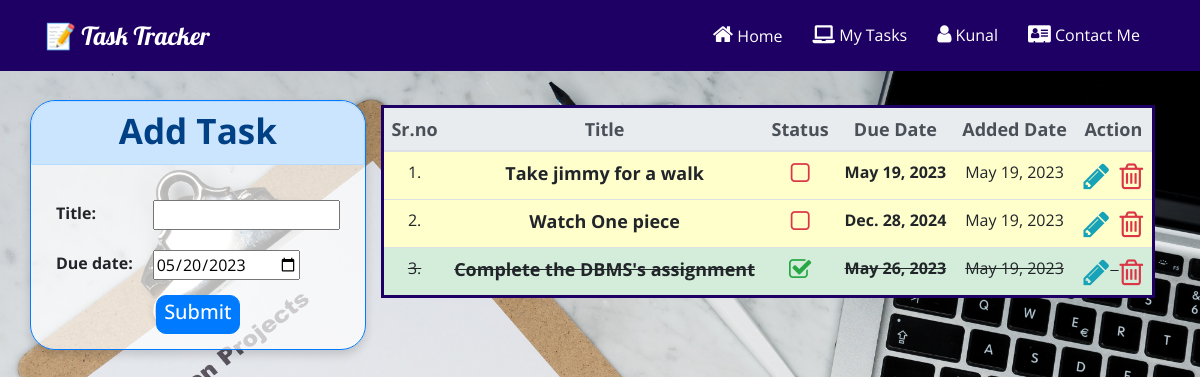
/neohome/ (signed in), run on the app's committed database.
### tasks/models.py (models this page shows)
class Tasks(models.Model):
    status_choices = [
        ('c', 'completed'),
        ('p', 'pending'),
    ]
    title = models.CharField(max_length=200)
    status = models.CharField(max_length=5, choices=status_choices, default='p')
    creation_date = models.DateField(auto_now_add=True)
    due_date = models.DateField(auto_now=False, auto_now_add=False, null=True, default=timezone.now())
    user = models.ForeignKey(User, on_delete=models.CASCADE)

### Task_Manager/views.py (the view)
# urls.py: path('neohome/', views.neohome, name="neohome"),
@login_required(login_url="login")
def neohome(req):
    if req.user.is_authenticated:
        user = req.user
        form = TaskForm()
        alltasks = Tasks.objects.filter(user = user).order_by('-status', 'due_date')
        return render(req, "neohome.html", {'form': form, 'tasks':alltasks})

### tasks/forms.py
class TaskForm(ModelForm):
    class Meta:
        model = Tasks
        widgets = {
            'due_date': DateInput(),
        }
        fields = ['title', 'due_date',]

### templates/neohome.html (shortened to what this page needs)
{% extends 'base.html' %}
{% load static %}
{% block middle_section %}
<div class="row p-0">
  <div class="col-xl-5 shadow mx-auto p-0 border border-primary outer" style="background-color: rgba(255, 255, 255, 0.7);">
    <div class="alert alert-primary mx-auto"><h2 class="bt-cst">Add Task</h2></div>
    <div class="p-4">
      <form method="POST" action="{% url 'createtask' %}">
        <table class="s-table">
          {{form.as_table}}
        </table>
        <div class = "text-center">
          <button type="submit" class="btn btn-primary btn-cst">
            <h2>Submit</h2>
          </button>
        </div>
      </form>
    </div>
  </div>
  <div class="col">
  {% if tasks %}
    <table class="table table-hover my-2 text-center" style="border: solid #1e0065;">
      <thead class="thead-light">
        <tr>
          <th style="font-size: large;">Sr.no</th>
          <th style="font-size: large;">Title</th>
          <th style="font-size: large;">Status</th>
          <th style="font-size: large;">Due Date</th>
          <th style="font-size: large;">Added Date</th>
          <th style="font-size: large;">Action</th>
        </tr>
      </thead>
      <tbody>
        {% for t in tasks %}
        <tr {% if t.status == 'c' %}style="text-decoration: line-through; background-color:#d4edda;" {% else %} style="background-color: #FFFFCC;" {% endif %}>
          <td>{{forloop.counter}}.</td>
          <th style="font-size: large;">{{t.title}}</th>
          <td>
            <a href="/changestatus/{{t.id}}">
              {% if t.status == 'p' %}
            <i class="fa fa-square-o text-danger btn m-0 p-0" data-toggle="tooltip" data-placement="bottom" title="Mark as complete" style="font-size:24px;"></i>
          {% else %}
          <i class="fa fa-check-square-o text-success btn m-0 p-0" data-toggle="tooltip" data-placement="bottom" title="Mark as pending" style="font-size:24px;"></i>
          {% endif %}
            </a>
          </td>
          <th>{{t.due_date}}</th>
          <td>{{t.creation_date}}</td>
          <td>
              <a href="/update/{{t.id}}"><i class="fa fa-pencil text-info btn m-0 p-0" data-toggle="tooltip" data-placement="bottom" title="Edit task" style="font-size:30px;"></i></a>&nbsp;
              <a href="/delete/{{t.id}}"><i class="fa fa-trash-o text-danger btn m-0 p-0" data-toggle="tooltip" data-placement="bottom" title="Delete task" style="font-size:30px;"></i></a>
          </td>
        </tr>
        {% endfor %}
      </tbody>
    </table>
    {% else %} <div class="boom text-center">
      <p class="display-4">No Tasks</p>
    </div> {% endif %}
  </div>
</div>
{% endblock middle_section %}

### templates/base.html (shortened to what this page needs)
{% load static %}
<!DOCTYPE html>
<html lang="en">
	<head>
		<link rel="stylesheet" href="{% static 'style.css' %}" />
		<link rel="stylesheet" href="https://use.fontawesome.com/releases/v5.15.4/css/all.css">
		<link rel='stylesheet' href='https://stackpath.bootstrapcdn.com/font-awesome/4.7.0/css/font-awesome.min.css'>
		<link rel='stylesheet' href='https://cdnjs.cloudflare.com/ajax/libs/bootstrap-datepicker/1.9.0/css/bootstrap-datepicker.standalone.min.css'>
	</head>
	<body>
		{% url 'home' as home %}
		{% url 'login' as login %}
		{% url 'signup' as signup %}
		{% url 'logout' as logout %}
		{% url 'neohome' as neohome %}
		{% url 'createtask' as createtask %}
		<header class="{% if request.path == home %}header-area overlay{% endif %}">
			<nav class="navbar navbar-expand-md navbar-dark {% if request.path != home %}set1{% endif %}">
				<div class="container">
					<a href="{% url 'home' %}" class="navbar-brand">📝 Task Tracker</a>
					<div id="main-nav" class="collapse navbar-collapse">
						<ul class="navbar-nav ml-auto">
							<li class="{% if request.path == home %}active{% endif %}">
								<a
									href="{% url 'home' %}"
									class="nav-item nav-link {% if request.path == home %}active{% endif %}"
									><i class="fa fa-home" aria-hidden="true" style='font-size:22px'></i> Home</a
								>
							</li>
							{% if request.user.is_authenticated %}
							<li>
								<a
									href="{% url 'neohome' %}"
									class="nav-item nav-link {% if request.path == neohome %}active{% endif %}"
									><i class="fas fa-laptop" style='font-size:18px'></i> My Tasks</a
								>
							</li>
							<li  class="dropdown">
								<a
									href="{% url 'profileupdate' %}"
									class="nav-item nav-link {% if request.path == profileupdate %}active{% endif %}"
									>
									<i class='fa fa-user' style='font-size:20px'></i> {% if request.user.first_name %}{{request.user.first_name}}{% else %}My Profile{% endif %}</a
								>
							</li>
							{% endif %}
							<li>
								<a
									href="https://www.linkedin.com/in/kunalvermait/"
									class="nav-item nav-link"
									target="_blank"
									><i class="fa fa-address-card" style='font-size:20px'></i></i> Contact Me</a
								>
							</li>
						</ul>
					</div>
				</div>
			</nav>
		</header>
		<section id="content" class="content">
			<div class="container">
				{% block middle_section %}
				{% endblock middle_section %}
			</div>
		</section>
	</body>
</html>

### style.css (style rules this page uses)
html { font-size: 62.5%; }
body { font-family: 'Open Sans', sans-serif; font-size: 1.6rem; font-weight: 400; position: relative; height: 100vh; background-image: url('img/banner.jpg'); background-attachment: fixed; background-position: center center; background-repeat: no-repear; background-size: cover; }
.navbar { position: absolute; left: 0; top: 0; padding: 0; width: 100%; transition: background 0.6s ease-in; z-index: 99999; }
.navbar .navbar-brand { font-family: 'Lobster', cursive; font-size: 2.5rem; }
.navbar-dark .navbar-nav .nav-link { position: relative; color: #fff; font-size: 1.6rem; }
.content { padding: 100px 0; }
@media screen and (min-width: 767px) { .navbar-dark .navbar-nav .nav-link { padding: 23px 15px; } }
@media screen and (min-width: 767px) { .navbar-dark .navbar-nav .nav-link::after { content: ''; position: absolute; bottom: 15px; left: 30%; right: 30%; height: 1px; background-color: yellow; -webkit-transform: scaleX(0); -ms-transform: scaleX(0); transform: scaleX(0); transition: transform 0.1s ease-in; } }
.btn-cst { margin-top: 5px; border-radius: 10px; }
.set1 { background-color: #1e0065; }
.bt-cst { text-align: center; font-size: 3.5rem; font-weight: bold; }
.s-table th, td { padding: 10px; }
.outer { border-radius: 25px; height: max-content; max-width: max-content; }
.alert { border-top-right-radius: 25px; border-top-left-radius: 25px; }

### data on the page
Tasks: title "Take jimmy for a walk", status "p" (drawn), due_date "May 19, 2023", creation_date "May 19, 2023"
Tasks: title "Watch One piece", status "p" (drawn), due_date "Dec. 28, 2024", creation_date "May 19, 2023"
Tasks: title "Complete the DBMS's assignment", status "c" (drawn), due_date "May 26, 2023", creation_date "May 19, 2023"

### other printed values
{{ request.user.first_name }} "Kunal"
